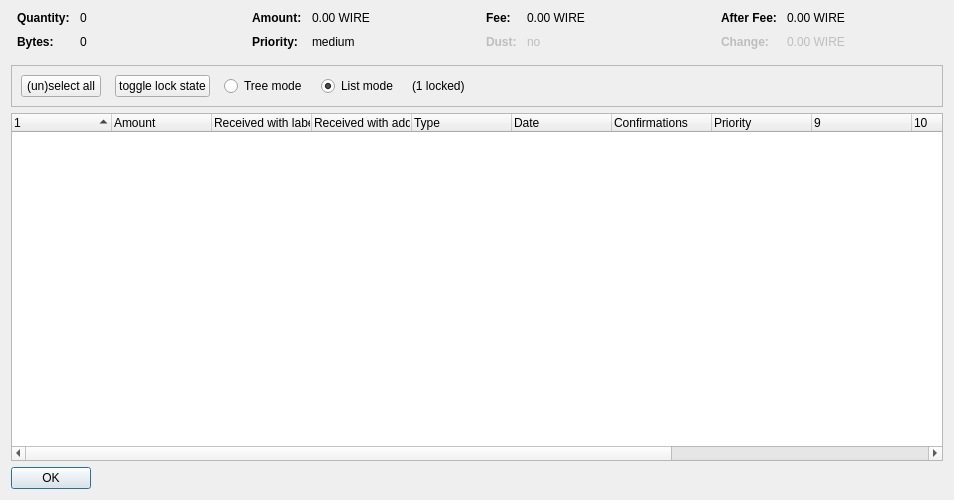
<?xml version="1.0" encoding="UTF-8"?>
<ui version="4.0">
 <class>CoinControlDialog</class>
 <widget class="QDialog" name="CoinControlDialog">
  <property name="geometry">
   <rect>
    <x>0</x>
    <y>0</y>
    <width>954</width>
    <height>500</height>
   </rect>
  </property>
  <property name="windowTitle">
   <string>Coin Selection</string>
  </property>
  <layout class="QVBoxLayout" name="verticalLayout">
   <item>
    <layout class="QHBoxLayout" name="horizontalLayoutTop" stretch="0,0,0,0">
     <property name="topMargin">
      <number>0</number>
     </property>
     <property name="bottomMargin">
      <number>10</number>
     </property>
     <item>
      <layout class="QFormLayout" name="formLayoutCoinControl1">
       <property name="horizontalSpacing">
        <number>10</number>
       </property>
       <property name="verticalSpacing">
        <number>10</number>
       </property>
       <property name="leftMargin">
        <number>6</number>
       </property>
       <property name="rightMargin">
        <number>6</number>
       </property>
       <item row="0" column="0">
        <widget class="QLabel" name="labelCoinControlQuantityText">
         <property name="font">
          <font>
           <weight>75</weight>
           <bold>true</bold>
          </font>
         </property>
         <property name="text">
          <string>Quantity:</string>
         </property>
        </widget>
       </item>
       <item row="0" column="1">
        <widget class="QLabel" name="labelCoinControlQuantity">
         <property name="cursor">
          <cursorShape>IBeamCursor</cursorShape>
         </property>
         <property name="contextMenuPolicy">
          <enum>Qt::ActionsContextMenu</enum>
         </property>
         <property name="text">
          <string notr="true">0</string>
         </property>
         <property name="textInteractionFlags">
          <set>Qt::LinksAccessibleByMouse|Qt::TextSelectableByKeyboard|Qt::TextSelectableByMouse</set>
         </property>
        </widget>
       </item>
       <item row="1" column="0">
        <widget class="QLabel" name="labelCoinControlBytesText">
         <property name="font">
          <font>
           <weight>75</weight>
           <bold>true</bold>
          </font>
         </property>
         <property name="text">
          <string>Bytes:</string>
         </property>
        </widget>
       </item>
       <item row="1" column="1">
        <widget class="QLabel" name="labelCoinControlBytes">
         <property name="cursor">
          <cursorShape>IBeamCursor</cursorShape>
         </property>
         <property name="contextMenuPolicy">
          <enum>Qt::ActionsContextMenu</enum>
         </property>
         <property name="text">
          <string notr="true">0</string>
         </property>
         <property name="textInteractionFlags">
          <set>Qt::LinksAccessibleByMouse|Qt::TextSelectableByKeyboard|Qt::TextSelectableByMouse</set>
         </property>
        </widget>
       </item>
      </layout>
     </item>
     <item>
      <layout class="QFormLayout" name="formLayoutCoinControl2">
       <property name="horizontalSpacing">
        <number>10</number>
       </property>
       <property name="verticalSpacing">
        <number>10</number>
       </property>
       <property name="leftMargin">
        <number>6</number>
       </property>
       <property name="rightMargin">
        <number>6</number>
       </property>
       <item row="0" column="0">
        <widget class="QLabel" name="labelCoinControlAmountText">
         <property name="font">
          <font>
           <weight>75</weight>
           <bold>true</bold>
          </font>
         </property>
         <property name="text">
          <string>Amount:</string>
         </property>
        </widget>
       </item>
       <item row="0" column="1">
        <widget class="QLabel" name="labelCoinControlAmount">
         <property name="cursor">
          <cursorShape>IBeamCursor</cursorShape>
         </property>
         <property name="contextMenuPolicy">
          <enum>Qt::ActionsContextMenu</enum>
         </property>
         <property name="text">
          <string notr="true">0.00 WIRE</string>
         </property>
         <property name="textInteractionFlags">
          <set>Qt::LinksAccessibleByMouse|Qt::TextSelectableByKeyboard|Qt::TextSelectableByMouse</set>
         </property>
        </widget>
       </item>
       <item row="1" column="0">
        <widget class="QLabel" name="labelCoinControlPriorityText">
         <property name="font">
          <font>
           <weight>75</weight>
           <bold>true</bold>
          </font>
         </property>
         <property name="text">
          <string>Priority:</string>
         </property>
        </widget>
       </item>
       <item row="1" column="1">
        <widget class="QLabel" name="labelCoinControlPriority">
         <property name="cursor">
          <cursorShape>IBeamCursor</cursorShape>
         </property>
         <property name="contextMenuPolicy">
          <enum>Qt::ActionsContextMenu</enum>
         </property>
         <property name="text">
          <string>medium</string>
         </property>
         <property name="textInteractionFlags">
          <set>Qt::LinksAccessibleByMouse|Qt::TextSelectableByKeyboard|Qt::TextSelectableByMouse</set>
         </property>
        </widget>
       </item>
      </layout>
     </item>
     <item>
      <layout class="QFormLayout" name="formLayoutCoinControl3">
       <property name="horizontalSpacing">
        <number>10</number>
       </property>
       <property name="verticalSpacing">
        <number>10</number>
       </property>
       <property name="leftMargin">
        <number>6</number>
       </property>
       <property name="rightMargin">
        <number>6</number>
       </property>
       <item row="0" column="0">
        <widget class="QLabel" name="labelCoinControlFeeText">
         <property name="font">
          <font>
           <weight>75</weight>
           <bold>true</bold>
          </font>
         </property>
         <property name="text">
          <string>Fee:</string>
         </property>
        </widget>
       </item>
       <item row="0" column="1">
        <widget class="QLabel" name="labelCoinControlFee">
         <property name="cursor">
          <cursorShape>IBeamCursor</cursorShape>
         </property>
         <property name="contextMenuPolicy">
          <enum>Qt::ActionsContextMenu</enum>
         </property>
         <property name="text">
          <string notr="true">0.00 WIRE</string>
         </property>
         <property name="textInteractionFlags">
          <set>Qt::LinksAccessibleByMouse|Qt::TextSelectableByKeyboard|Qt::TextSelectableByMouse</set>
         </property>
        </widget>
       </item>
       <item row="1" column="0">
        <widget class="QLabel" name="labelCoinControlLowOutputText">
         <property name="enabled">
          <bool>false</bool>
         </property>
         <property name="font">
          <font>
           <weight>75</weight>
           <bold>true</bold>
          </font>
         </property>
         <property name="text">
          <string>Dust:</string>
         </property>
        </widget>
       </item>
       <item row="1" column="1">
        <widget class="QLabel" name="labelCoinControlLowOutput">
         <property name="enabled">
          <bool>false</bool>
         </property>
         <property name="cursor">
          <cursorShape>IBeamCursor</cursorShape>
         </property>
         <property name="contextMenuPolicy">
          <enum>Qt::ActionsContextMenu</enum>
         </property>
         <property name="text">
          <string>no</string>
         </property>
         <property name="textInteractionFlags">
          <set>Qt::LinksAccessibleByMouse|Qt::TextSelectableByKeyboard|Qt::TextSelectableByMouse</set>
         </property>
        </widget>
       </item>
      </layout>
     </item>
     <item>
      <layout class="QFormLayout" name="formLayoutCoinControl4">
       <property name="horizontalSpacing">
        <number>10</number>
       </property>
       <property name="verticalSpacing">
        <number>10</number>
       </property>
       <property name="leftMargin">
        <number>6</number>
       </property>
       <property name="rightMargin">
        <number>6</number>
       </property>
       <item row="0" column="0">
        <widget class="QLabel" name="labelCoinControlAfterFeeText">
         <property name="font">
          <font>
           <weight>75</weight>
           <bold>true</bold>
          </font>
         </property>
         <property name="text">
          <string>After Fee:</string>
         </property>
        </widget>
       </item>
       <item row="0" column="1">
        <widget class="QLabel" name="labelCoinControlAfterFee">
         <property name="cursor">
          <cursorShape>IBeamCursor</cursorShape>
         </property>
         <property name="contextMenuPolicy">
          <enum>Qt::ActionsContextMenu</enum>
         </property>
         <property name="text">
          <string notr="true">0.00 WIRE</string>
         </property>
         <property name="textInteractionFlags">
          <set>Qt::LinksAccessibleByMouse|Qt::TextSelectableByKeyboard|Qt::TextSelectableByMouse</set>
         </property>
        </widget>
       </item>
       <item row="1" column="0">
        <widget class="QLabel" name="labelCoinControlChangeText">
         <property name="enabled">
          <bool>false</bool>
         </property>
         <property name="font">
          <font>
           <weight>75</weight>
           <bold>true</bold>
          </font>
         </property>
         <property name="text">
          <string>Change:</string>
         </property>
        </widget>
       </item>
       <item row="1" column="1">
        <widget class="QLabel" name="labelCoinControlChange">
         <property name="enabled">
          <bool>false</bool>
         </property>
         <property name="cursor">
          <cursorShape>IBeamCursor</cursorShape>
         </property>
         <property name="contextMenuPolicy">
          <enum>Qt::ActionsContextMenu</enum>
         </property>
         <property name="text">
          <string notr="true">0.00 WIRE</string>
         </property>
         <property name="textInteractionFlags">
          <set>Qt::LinksAccessibleByMouse|Qt::TextSelectableByKeyboard|Qt::TextSelectableByMouse</set>
         </property>
        </widget>
       </item>
      </layout>
     </item>
    </layout>
   </item>
   <item>
    <widget class="QFrame" name="frame">
     <property name="minimumSize">
      <size>
       <width>0</width>
       <height>40</height>
      </size>
     </property>
     <property name="frameShape">
      <enum>QFrame::StyledPanel</enum>
     </property>
     <property name="frameShadow">
      <enum>QFrame::Sunken</enum>
     </property>
     <layout class="QHBoxLayout" name="horizontalLayout">
      <item>
       <layout class="QHBoxLayout" name="horizontalLayoutPanel" stretch="0,0,0,0,0,0">
        <property name="spacing">
         <number>14</number>
        </property>
        <item>
         <widget class="QPushButton" name="pushButtonSelectAll">
          <property name="sizePolicy">
           <sizepolicy hsizetype="Maximum" vsizetype="Fixed">
            <horstretch>0</horstretch>
            <verstretch>0</verstretch>
           </sizepolicy>
          </property>
          <property name="text">
           <string>(un)select all</string>
          </property>
          <property name="autoDefault">
           <bool>false</bool>
          </property>
         </widget>
        </item>
        <item>
         <widget class="QPushButton" name="pushButtonToggleLock">
          <property name="sizePolicy">
           <sizepolicy hsizetype="Maximum" vsizetype="Fixed">
            <horstretch>0</horstretch>
            <verstretch>0</verstretch>
           </sizepolicy>
          </property>
          <property name="text">
           <string>toggle lock state</string>
          </property>
          <property name="autoDefault">
           <bool>false</bool>
          </property>
         </widget>
        </item>
        <item>
         <widget class="QRadioButton" name="radioTreeMode">
          <property name="sizePolicy">
           <sizepolicy hsizetype="Maximum" vsizetype="Fixed">
            <horstretch>0</horstretch>
            <verstretch>0</verstretch>
           </sizepolicy>
          </property>
          <property name="text">
           <string>Tree mode</string>
          </property>
         </widget>
        </item>
        <item>
         <widget class="QRadioButton" name="radioListMode">
          <property name="sizePolicy">
           <sizepolicy hsizetype="Maximum" vsizetype="Fixed">
            <horstretch>0</horstretch>
            <verstretch>0</verstretch>
           </sizepolicy>
          </property>
          <property name="text">
           <string>List mode</string>
          </property>
          <property name="checked">
           <bool>true</bool>
          </property>
         </widget>
        </item>
        <item>
         <widget class="QLabel" name="labelLocked">
          <property name="text">
           <string>(1 locked)</string>
          </property>
         </widget>
        </item>
        <item>
         <spacer name="horizontalSpacer">
          <property name="orientation">
           <enum>Qt::Horizontal</enum>
          </property>
          <property name="sizeHint" stdset="0">
           <size>
            <width>40</width>
            <height>20</height>
           </size>
          </property>
         </spacer>
        </item>
       </layout>
      </item>
     </layout>
    </widget>
   </item>
   <item>
    <widget class="CoinControlTreeWidget" name="treeWidget">
     <property name="contextMenuPolicy">
      <enum>Qt::CustomContextMenu</enum>
     </property>
     <property name="sortingEnabled">
      <bool>false</bool>
     </property>
     <property name="columnCount">
      <number>13</number>
     </property>
     <attribute name="headerShowSortIndicator" stdset="0">
      <bool>true</bool>
     </attribute>
     <attribute name="headerStretchLastSection">
      <bool>false</bool>
     </attribute>
     <column>
      <property name="text">
       <string/>
      </property>
     </column>
     <column>
      <property name="text">
       <string>Amount</string>
      </property>
     </column>
     <column>
      <property name="text">
       <string>Received with label</string>
      </property>
     </column>
     <column>
      <property name="text">
       <string>Received with address</string>
      </property>
     </column>
     <column>
      <property name="text">
	<string>Type</string>
      </property>
     </column>
     <column>
      <property name="text">	 
       <string>Date</string>
      </property>
     </column>
     <column>
      <property name="text">
       <string>Confirmations</string>
      </property>
      <property name="toolTip">
       <string>Confirmed</string>
      </property>
     </column>
     <column>
      <property name="text">
       <string>Priority</string>
      </property>
     </column>
     <column>
      <property name="text">
       <string/>
      </property>
     </column>
     <column>
      <property name="text">
       <string/>
      </property>
     </column>
     <column>
      <property name="text">
       <string/>
      </property>
     </column>
     <column>
      <property name="text">
       <string/>
      </property>
     </column>
     <column>
      <property name="text">
       <string/>
      </property>
     </column>
    </widget>
   </item>
   <item>
    <widget class="QDialogButtonBox" name="buttonBox">
     <property name="sizePolicy">
      <sizepolicy hsizetype="Maximum" vsizetype="Fixed">
       <horstretch>0</horstretch>
       <verstretch>0</verstretch>
      </sizepolicy>
     </property>
     <property name="orientation">
      <enum>Qt::Horizontal</enum>
     </property>
     <property name="standardButtons">
      <set>QDialogButtonBox::Ok</set>
     </property>
    </widget>
   </item>
  </layout>
 </widget>
 <customwidgets>
  <customwidget>
   <class>CoinControlTreeWidget</class>
   <extends>QTreeWidget</extends>
   <header>coincontroltreewidget.h</header>
  </customwidget>
 </customwidgets>
 <resources/>
 <connections/>
</ui>
